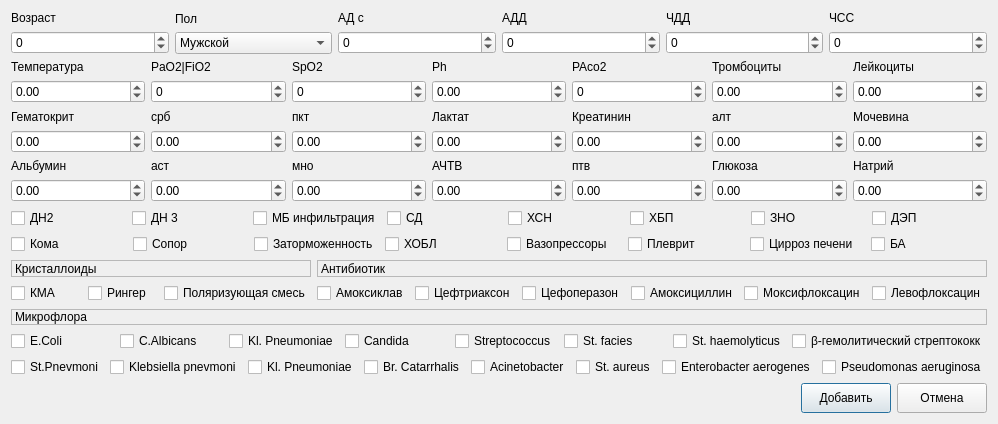
<?xml version="1.0" encoding="UTF-8"?>
<ui version="4.0">
 <class>Dialog</class>
 <widget class="QDialog" name="Dialog">
  <property name="geometry">
   <rect>
    <x>0</x>
    <y>0</y>
    <width>898</width>
    <height>424</height>
   </rect>
  </property>
  <property name="windowTitle">
   <string>Dialog</string>
  </property>
  <layout class="QGridLayout" name="gridLayout">
   <item row="0" column="0">
    <layout class="QHBoxLayout" name="horizontalLayout_3">
     <item>
      <layout class="QVBoxLayout" name="verticalLayout_2">
       <item>
        <widget class="QLabel" name="label">
         <property name="text">
          <string>Возраст</string>
         </property>
        </widget>
       </item>
       <item>
        <widget class="QSpinBox" name="spinBox">
         <property name="minimum">
          <number>-999999999</number>
         </property>
         <property name="maximum">
          <number>999999999</number>
         </property>
        </widget>
       </item>
      </layout>
     </item>
     <item>
      <layout class="QVBoxLayout" name="verticalLayout">
       <item>
        <widget class="QLabel" name="label_2">
         <property name="text">
          <string>Пол</string>
         </property>
        </widget>
       </item>
       <item>
        <widget class="QComboBox" name="comboBox">
         <property name="insertPolicy">
          <enum>QComboBox::InsertAtTop</enum>
         </property>
         <item>
          <property name="text">
           <string>Мужской</string>
          </property>
         </item>
         <item>
          <property name="text">
           <string>Женский</string>
          </property>
         </item>
        </widget>
       </item>
      </layout>
     </item>
     <item>
      <layout class="QVBoxLayout" name="verticalLayout_3">
       <item>
        <widget class="QLabel" name="label_3">
         <property name="text">
          <string>АД с</string>
         </property>
        </widget>
       </item>
       <item>
        <widget class="QSpinBox" name="spinBox_2">
         <property name="minimum">
          <number>-999999999</number>
         </property>
         <property name="maximum">
          <number>999999999</number>
         </property>
        </widget>
       </item>
      </layout>
     </item>
     <item>
      <layout class="QVBoxLayout" name="verticalLayout_4">
       <item>
        <widget class="QLabel" name="label_4">
         <property name="text">
          <string>АДД</string>
         </property>
        </widget>
       </item>
       <item>
        <widget class="QSpinBox" name="spinBox_3">
         <property name="minimum">
          <number>-999999999</number>
         </property>
         <property name="maximum">
          <number>999999999</number>
         </property>
        </widget>
       </item>
      </layout>
     </item>
     <item>
      <layout class="QVBoxLayout" name="verticalLayout_5">
       <item>
        <widget class="QLabel" name="label_5">
         <property name="text">
          <string>ЧДД</string>
         </property>
        </widget>
       </item>
       <item>
        <widget class="QSpinBox" name="spinBox_4">
         <property name="minimum">
          <number>-999999999</number>
         </property>
         <property name="maximum">
          <number>999999999</number>
         </property>
        </widget>
       </item>
      </layout>
     </item>
     <item>
      <layout class="QVBoxLayout" name="verticalLayout_6">
       <item>
        <widget class="QLabel" name="label_6">
         <property name="text">
          <string>ЧСС</string>
         </property>
        </widget>
       </item>
       <item>
        <widget class="QSpinBox" name="spinBox_5">
         <property name="minimum">
          <number>-999999999</number>
         </property>
         <property name="maximum">
          <number>999999999</number>
         </property>
        </widget>
       </item>
      </layout>
     </item>
    </layout>
   </item>
   <item row="1" column="0">
    <layout class="QHBoxLayout" name="horizontalLayout_2">
     <item>
      <layout class="QVBoxLayout" name="verticalLayout_11">
       <item>
        <widget class="QLabel" name="label_11">
         <property name="text">
          <string>Температура</string>
         </property>
        </widget>
       </item>
       <item>
        <widget class="QDoubleSpinBox" name="doubleSpinBox_4">
         <property name="minimum">
          <double>-99999999.000000000000000</double>
         </property>
         <property name="maximum">
          <double>99999999.000000000000000</double>
         </property>
        </widget>
       </item>
      </layout>
     </item>
     <item>
      <layout class="QVBoxLayout" name="verticalLayout_7">
       <item>
        <widget class="QLabel" name="label_7">
         <property name="text">
          <string>PaO2|FiO2</string>
         </property>
        </widget>
       </item>
       <item>
        <widget class="QSpinBox" name="spinBox_6">
         <property name="minimum">
          <number>-999999999</number>
         </property>
         <property name="maximum">
          <number>999999999</number>
         </property>
        </widget>
       </item>
      </layout>
     </item>
     <item>
      <layout class="QVBoxLayout" name="verticalLayout_13">
       <item>
        <widget class="QLabel" name="label_13">
         <property name="text">
          <string>SpO2</string>
         </property>
        </widget>
       </item>
       <item>
        <widget class="QSpinBox" name="spinBox_7">
         <property name="minimum">
          <number>-999999999</number>
         </property>
         <property name="maximum">
          <number>999999999</number>
         </property>
        </widget>
       </item>
      </layout>
     </item>
     <item>
      <layout class="QVBoxLayout" name="verticalLayout_14">
       <item>
        <widget class="QLabel" name="label_14">
         <property name="text">
          <string>Ph</string>
         </property>
        </widget>
       </item>
       <item>
        <widget class="QDoubleSpinBox" name="doubleSpinBox_6">
         <property name="minimum">
          <double>-99999999.000000000000000</double>
         </property>
         <property name="maximum">
          <double>99999999.000000000000000</double>
         </property>
        </widget>
       </item>
      </layout>
     </item>
     <item>
      <layout class="QVBoxLayout" name="verticalLayout_19">
       <item>
        <widget class="QLabel" name="label_19">
         <property name="text">
          <string>PAco2</string>
         </property>
        </widget>
       </item>
       <item>
        <widget class="QSpinBox" name="spinBox_8">
         <property name="minimum">
          <number>-999999999</number>
         </property>
         <property name="maximum">
          <number>999999999</number>
         </property>
        </widget>
       </item>
      </layout>
     </item>
     <item>
      <layout class="QVBoxLayout" name="verticalLayout_10">
       <item>
        <widget class="QLabel" name="label_10">
         <property name="text">
          <string>Тромбоциты</string>
         </property>
        </widget>
       </item>
       <item>
        <widget class="QDoubleSpinBox" name="doubleSpinBox_3">
         <property name="minimum">
          <double>-99999999.000000000000000</double>
         </property>
         <property name="maximum">
          <double>99999999.000000000000000</double>
         </property>
        </widget>
       </item>
      </layout>
     </item>
     <item>
      <layout class="QVBoxLayout" name="verticalLayout_9">
       <item>
        <widget class="QLabel" name="label_9">
         <property name="text">
          <string>Лейкоциты</string>
         </property>
        </widget>
       </item>
       <item>
        <widget class="QDoubleSpinBox" name="doubleSpinBox_2">
         <property name="minimum">
          <double>-99999999.000000000000000</double>
         </property>
         <property name="maximum">
          <double>99999999.000000000000000</double>
         </property>
        </widget>
       </item>
      </layout>
     </item>
    </layout>
   </item>
   <item row="2" column="0">
    <layout class="QHBoxLayout" name="horizontalLayout_4">
     <item>
      <layout class="QVBoxLayout" name="verticalLayout_16">
       <item>
        <widget class="QLabel" name="label_16">
         <property name="text">
          <string>Гематокрит</string>
         </property>
        </widget>
       </item>
       <item>
        <widget class="QDoubleSpinBox" name="doubleSpinBox_8">
         <property name="minimum">
          <double>-99999999.000000000000000</double>
         </property>
         <property name="maximum">
          <double>99999999.000000000000000</double>
         </property>
        </widget>
       </item>
      </layout>
     </item>
     <item>
      <layout class="QVBoxLayout" name="verticalLayout_17">
       <item>
        <widget class="QLabel" name="label_17">
         <property name="text">
          <string>срб</string>
         </property>
        </widget>
       </item>
       <item>
        <widget class="QDoubleSpinBox" name="doubleSpinBox_9">
         <property name="minimum">
          <double>-99999999.000000000000000</double>
         </property>
         <property name="maximum">
          <double>99999999.000000000000000</double>
         </property>
        </widget>
       </item>
      </layout>
     </item>
     <item>
      <layout class="QVBoxLayout" name="verticalLayout_18">
       <item>
        <widget class="QLabel" name="label_18">
         <property name="text">
          <string>пкт</string>
         </property>
        </widget>
       </item>
       <item>
        <widget class="QDoubleSpinBox" name="doubleSpinBox_10">
         <property name="minimum">
          <double>-99999999.000000000000000</double>
         </property>
         <property name="maximum">
          <double>99999999.000000000000000</double>
         </property>
        </widget>
       </item>
      </layout>
     </item>
     <item>
      <layout class="QVBoxLayout" name="verticalLayout_15">
       <item>
        <widget class="QLabel" name="label_15">
         <property name="text">
          <string>Лактат</string>
         </property>
        </widget>
       </item>
       <item>
        <widget class="QDoubleSpinBox" name="doubleSpinBox_7">
         <property name="minimum">
          <double>-99999999.000000000000000</double>
         </property>
         <property name="maximum">
          <double>99999999.000000000000000</double>
         </property>
        </widget>
       </item>
      </layout>
     </item>
     <item>
      <layout class="QVBoxLayout" name="verticalLayout_20">
       <item>
        <widget class="QLabel" name="label_20">
         <property name="text">
          <string>Креатинин</string>
         </property>
        </widget>
       </item>
       <item>
        <widget class="QDoubleSpinBox" name="doubleSpinBox_11">
         <property name="minimum">
          <double>-99999999.000000000000000</double>
         </property>
         <property name="maximum">
          <double>99999999.000000000000000</double>
         </property>
        </widget>
       </item>
      </layout>
     </item>
     <item>
      <layout class="QVBoxLayout" name="verticalLayout_21">
       <item>
        <widget class="QLabel" name="label_21">
         <property name="text">
          <string>алт</string>
         </property>
        </widget>
       </item>
       <item>
        <widget class="QDoubleSpinBox" name="doubleSpinBox_12">
         <property name="minimum">
          <double>-99999999.000000000000000</double>
         </property>
         <property name="maximum">
          <double>99999999.000000000000000</double>
         </property>
        </widget>
       </item>
      </layout>
     </item>
     <item>
      <layout class="QVBoxLayout" name="verticalLayout_8">
       <item>
        <widget class="QLabel" name="label_8">
         <property name="text">
          <string>Мочевина</string>
         </property>
        </widget>
       </item>
       <item>
        <widget class="QDoubleSpinBox" name="doubleSpinBox">
         <property name="minimum">
          <double>-99999999.000000000000000</double>
         </property>
         <property name="maximum">
          <double>99999999.000000000000000</double>
         </property>
        </widget>
       </item>
      </layout>
     </item>
    </layout>
   </item>
   <item row="3" column="0">
    <layout class="QHBoxLayout" name="horizontalLayout_5">
     <item>
      <layout class="QVBoxLayout" name="verticalLayout_12">
       <item>
        <widget class="QLabel" name="label_12">
         <property name="text">
          <string>Альбумин</string>
         </property>
        </widget>
       </item>
       <item>
        <widget class="QDoubleSpinBox" name="doubleSpinBox_5">
         <property name="minimum">
          <double>-99999999.000000000000000</double>
         </property>
         <property name="maximum">
          <double>99999999.000000000000000</double>
         </property>
        </widget>
       </item>
      </layout>
     </item>
     <item>
      <layout class="QVBoxLayout" name="verticalLayout_22">
       <item>
        <widget class="QLabel" name="label_22">
         <property name="text">
          <string>аст</string>
         </property>
        </widget>
       </item>
       <item>
        <widget class="QDoubleSpinBox" name="doubleSpinBox_13">
         <property name="minimum">
          <double>-99999999.000000000000000</double>
         </property>
         <property name="maximum">
          <double>99999999.000000000000000</double>
         </property>
        </widget>
       </item>
      </layout>
     </item>
     <item>
      <layout class="QVBoxLayout" name="verticalLayout_23">
       <item>
        <widget class="QLabel" name="label_23">
         <property name="text">
          <string>мно</string>
         </property>
        </widget>
       </item>
       <item>
        <widget class="QDoubleSpinBox" name="doubleSpinBox_14">
         <property name="minimum">
          <double>-99999999.000000000000000</double>
         </property>
         <property name="maximum">
          <double>99999999.000000000000000</double>
         </property>
        </widget>
       </item>
      </layout>
     </item>
     <item>
      <layout class="QVBoxLayout" name="verticalLayout_25">
       <item>
        <widget class="QLabel" name="label_24">
         <property name="text">
          <string>АЧТВ</string>
         </property>
        </widget>
       </item>
       <item>
        <widget class="QDoubleSpinBox" name="doubleSpinBox_16">
         <property name="minimum">
          <double>-99999999.000000000000000</double>
         </property>
         <property name="maximum">
          <double>99999999.000000000000000</double>
         </property>
        </widget>
       </item>
      </layout>
     </item>
     <item>
      <layout class="QVBoxLayout" name="verticalLayout_24">
       <item>
        <widget class="QLabel" name="label_25">
         <property name="text">
          <string>птв</string>
         </property>
        </widget>
       </item>
       <item>
        <widget class="QDoubleSpinBox" name="doubleSpinBox_15">
         <property name="minimum">
          <double>-99999999.000000000000000</double>
         </property>
         <property name="maximum">
          <double>99999999.000000000000000</double>
         </property>
        </widget>
       </item>
      </layout>
     </item>
     <item>
      <layout class="QVBoxLayout" name="verticalLayout_26">
       <item>
        <widget class="QLabel" name="label_26">
         <property name="text">
          <string>Глюкоза</string>
         </property>
        </widget>
       </item>
       <item>
        <widget class="QDoubleSpinBox" name="doubleSpinBox_17">
         <property name="minimum">
          <double>-99999999.000000000000000</double>
         </property>
         <property name="maximum">
          <double>99999999.000000000000000</double>
         </property>
        </widget>
       </item>
      </layout>
     </item>
     <item>
      <layout class="QVBoxLayout" name="verticalLayout_27">
       <item>
        <widget class="QLabel" name="label_27">
         <property name="text">
          <string>Натрий</string>
         </property>
        </widget>
       </item>
       <item>
        <widget class="QDoubleSpinBox" name="doubleSpinBox_18">
         <property name="minimum">
          <double>-99999999.000000000000000</double>
         </property>
         <property name="maximum">
          <double>99999999.000000000000000</double>
         </property>
        </widget>
       </item>
      </layout>
     </item>
    </layout>
   </item>
   <item row="4" column="0">
    <layout class="QHBoxLayout" name="horizontalLayout_6">
     <item>
      <widget class="QCheckBox" name="checkBox">
       <property name="text">
        <string>ДН2</string>
       </property>
      </widget>
     </item>
     <item>
      <widget class="QCheckBox" name="checkBox_2">
       <property name="text">
        <string>ДН 3</string>
       </property>
      </widget>
     </item>
     <item>
      <widget class="QCheckBox" name="checkBox_7">
       <property name="text">
        <string>МБ инфильтрация</string>
       </property>
      </widget>
     </item>
     <item>
      <widget class="QCheckBox" name="checkBox_9">
       <property name="text">
        <string>СД</string>
       </property>
      </widget>
     </item>
     <item>
      <widget class="QCheckBox" name="checkBox_10">
       <property name="text">
        <string>ХСН</string>
       </property>
      </widget>
     </item>
     <item>
      <widget class="QCheckBox" name="checkBox_11">
       <property name="text">
        <string>ХБП</string>
       </property>
      </widget>
     </item>
     <item>
      <widget class="QCheckBox" name="checkBox_13">
       <property name="text">
        <string>ЗНО</string>
       </property>
      </widget>
     </item>
     <item>
      <widget class="QCheckBox" name="checkBox_14">
       <property name="text">
        <string>ДЭП</string>
       </property>
      </widget>
     </item>
    </layout>
   </item>
   <item row="5" column="0">
    <layout class="QHBoxLayout" name="horizontalLayout_7">
     <item>
      <widget class="QCheckBox" name="checkBox_3">
       <property name="text">
        <string>Кома</string>
       </property>
      </widget>
     </item>
     <item>
      <widget class="QCheckBox" name="checkBox_4">
       <property name="text">
        <string>Сопор</string>
       </property>
      </widget>
     </item>
     <item>
      <widget class="QCheckBox" name="checkBox_5">
       <property name="text">
        <string>Заторможенность</string>
       </property>
      </widget>
     </item>
     <item>
      <widget class="QCheckBox" name="checkBox_8">
       <property name="text">
        <string>ХОБЛ</string>
       </property>
      </widget>
     </item>
     <item>
      <widget class="QCheckBox" name="checkBox_6">
       <property name="text">
        <string>Вазопрессоры</string>
       </property>
      </widget>
     </item>
     <item>
      <widget class="QCheckBox" name="checkBox_15">
       <property name="text">
        <string>Плеврит</string>
       </property>
      </widget>
     </item>
     <item>
      <widget class="QCheckBox" name="checkBox_12">
       <property name="text">
        <string>Цирроз печени</string>
       </property>
      </widget>
     </item>
     <item>
      <widget class="QCheckBox" name="checkBox_16">
       <property name="text">
        <string>БА</string>
       </property>
      </widget>
     </item>
    </layout>
   </item>
   <item row="6" column="0">
    <layout class="QHBoxLayout" name="horizontalLayout_8">
     <item>
      <layout class="QVBoxLayout" name="verticalLayout_28">
       <item>
        <widget class="QLabel" name="label_28">
         <property name="frameShape">
          <enum>QFrame::StyledPanel</enum>
         </property>
         <property name="text">
          <string>Кристаллоиды</string>
         </property>
        </widget>
       </item>
       <item>
        <layout class="QHBoxLayout" name="horizontalLayout_9">
         <item>
          <widget class="QCheckBox" name="checkBox_17">
           <property name="text">
            <string>КМА</string>
           </property>
          </widget>
         </item>
         <item>
          <widget class="QCheckBox" name="checkBox_18">
           <property name="text">
            <string>Рингер</string>
           </property>
          </widget>
         </item>
         <item>
          <widget class="QCheckBox" name="checkBox_19">
           <property name="text">
            <string>Поляризующая смесь</string>
           </property>
          </widget>
         </item>
        </layout>
       </item>
      </layout>
     </item>
     <item>
      <layout class="QVBoxLayout" name="verticalLayout_29">
       <item>
        <widget class="QLabel" name="label_29">
         <property name="frameShape">
          <enum>QFrame::StyledPanel</enum>
         </property>
         <property name="text">
          <string>Антибиотик</string>
         </property>
        </widget>
       </item>
       <item>
        <layout class="QHBoxLayout" name="horizontalLayout_10">
         <item>
          <widget class="QCheckBox" name="checkBox_20">
           <property name="text">
            <string>Амоксиклав</string>
           </property>
          </widget>
         </item>
         <item>
          <widget class="QCheckBox" name="checkBox_21">
           <property name="text">
            <string>Цефтриаксон</string>
           </property>
          </widget>
         </item>
         <item>
          <widget class="QCheckBox" name="checkBox_22">
           <property name="text">
            <string>Цефоперазон</string>
           </property>
          </widget>
         </item>
         <item>
          <widget class="QCheckBox" name="checkBox_23">
           <property name="text">
            <string>Амоксициллин</string>
           </property>
          </widget>
         </item>
         <item>
          <widget class="QCheckBox" name="checkBox_24">
           <property name="text">
            <string>Моксифлоксацин</string>
           </property>
          </widget>
         </item>
         <item>
          <widget class="QCheckBox" name="checkBox_25">
           <property name="text">
            <string>Левофлоксацин</string>
           </property>
          </widget>
         </item>
        </layout>
       </item>
      </layout>
     </item>
    </layout>
   </item>
   <item row="7" column="0">
    <layout class="QVBoxLayout" name="verticalLayout_30">
     <item>
      <widget class="QLabel" name="label_30">
       <property name="frameShape">
        <enum>QFrame::StyledPanel</enum>
       </property>
       <property name="text">
        <string>Микрофлора</string>
       </property>
      </widget>
     </item>
     <item>
      <layout class="QHBoxLayout" name="horizontalLayout_11">
       <item>
        <widget class="QCheckBox" name="checkBox_27">
         <property name="text">
          <string>E.Coli</string>
         </property>
        </widget>
       </item>
       <item>
        <widget class="QCheckBox" name="checkBox_28">
         <property name="text">
          <string>C.Albicans</string>
         </property>
        </widget>
       </item>
       <item>
        <widget class="QCheckBox" name="checkBox_30">
         <property name="text">
          <string>Kl. Pneumoniae</string>
         </property>
        </widget>
       </item>
       <item>
        <widget class="QCheckBox" name="checkBox_32">
         <property name="text">
          <string>Candida</string>
         </property>
        </widget>
       </item>
       <item>
        <widget class="QCheckBox" name="checkBox_33">
         <property name="text">
          <string>Streptococcus</string>
         </property>
        </widget>
       </item>
       <item>
        <widget class="QCheckBox" name="checkBox_31">
         <property name="text">
          <string>St. facies</string>
         </property>
        </widget>
       </item>
       <item>
        <widget class="QCheckBox" name="checkBox_29">
         <property name="text">
          <string>St. haemolyticus</string>
         </property>
        </widget>
       </item>
       <item>
        <widget class="QCheckBox" name="checkBox_26">
         <property name="text">
          <string>β-гемолитический стрептококк</string>
         </property>
        </widget>
       </item>
      </layout>
     </item>
     <item>
      <layout class="QHBoxLayout" name="horizontalLayout_12">
       <item>
        <widget class="QCheckBox" name="checkBox_37">
         <property name="text">
          <string>St.Pnevmoni</string>
         </property>
        </widget>
       </item>
       <item>
        <widget class="QCheckBox" name="checkBox_38">
         <property name="text">
          <string>Klebsiella pnevmoni</string>
         </property>
        </widget>
       </item>
       <item>
        <widget class="QCheckBox" name="checkBox_39">
         <property name="text">
          <string>Kl. Pneumoniae</string>
         </property>
        </widget>
       </item>
       <item>
        <widget class="QCheckBox" name="checkBox_41">
         <property name="text">
          <string>Br. Catarrhalis</string>
         </property>
        </widget>
       </item>
       <item>
        <widget class="QCheckBox" name="checkBox_35">
         <property name="text">
          <string>Acinetobacter</string>
         </property>
        </widget>
       </item>
       <item>
        <widget class="QCheckBox" name="checkBox_34">
         <property name="text">
          <string>St. aureus</string>
         </property>
        </widget>
       </item>
       <item>
        <widget class="QCheckBox" name="checkBox_40">
         <property name="text">
          <string>Enterobacter aerogenes</string>
         </property>
        </widget>
       </item>
       <item>
        <widget class="QCheckBox" name="checkBox_36">
         <property name="text">
          <string>Pseudomonas aeruginosa</string>
         </property>
        </widget>
       </item>
      </layout>
     </item>
    </layout>
   </item>
   <item row="8" column="0">
    <layout class="QHBoxLayout" name="horizontalLayout">
     <item>
      <spacer name="horizontalSpacer">
       <property name="orientation">
        <enum>Qt::Horizontal</enum>
       </property>
       <property name="sizeHint" stdset="0">
        <size>
         <width>40</width>
         <height>20</height>
        </size>
       </property>
      </spacer>
     </item>
     <item>
      <widget class="QPushButton" name="pushButton_2">
       <property name="minimumSize">
        <size>
         <width>90</width>
         <height>30</height>
        </size>
       </property>
       <property name="text">
        <string>Добавить</string>
       </property>
      </widget>
     </item>
     <item>
      <widget class="QPushButton" name="pushButton">
       <property name="minimumSize">
        <size>
         <width>90</width>
         <height>30</height>
        </size>
       </property>
       <property name="text">
        <string>Отмена</string>
       </property>
      </widget>
     </item>
    </layout>
   </item>
  </layout>
 </widget>
 <resources/>
 <connections/>
</ui>
